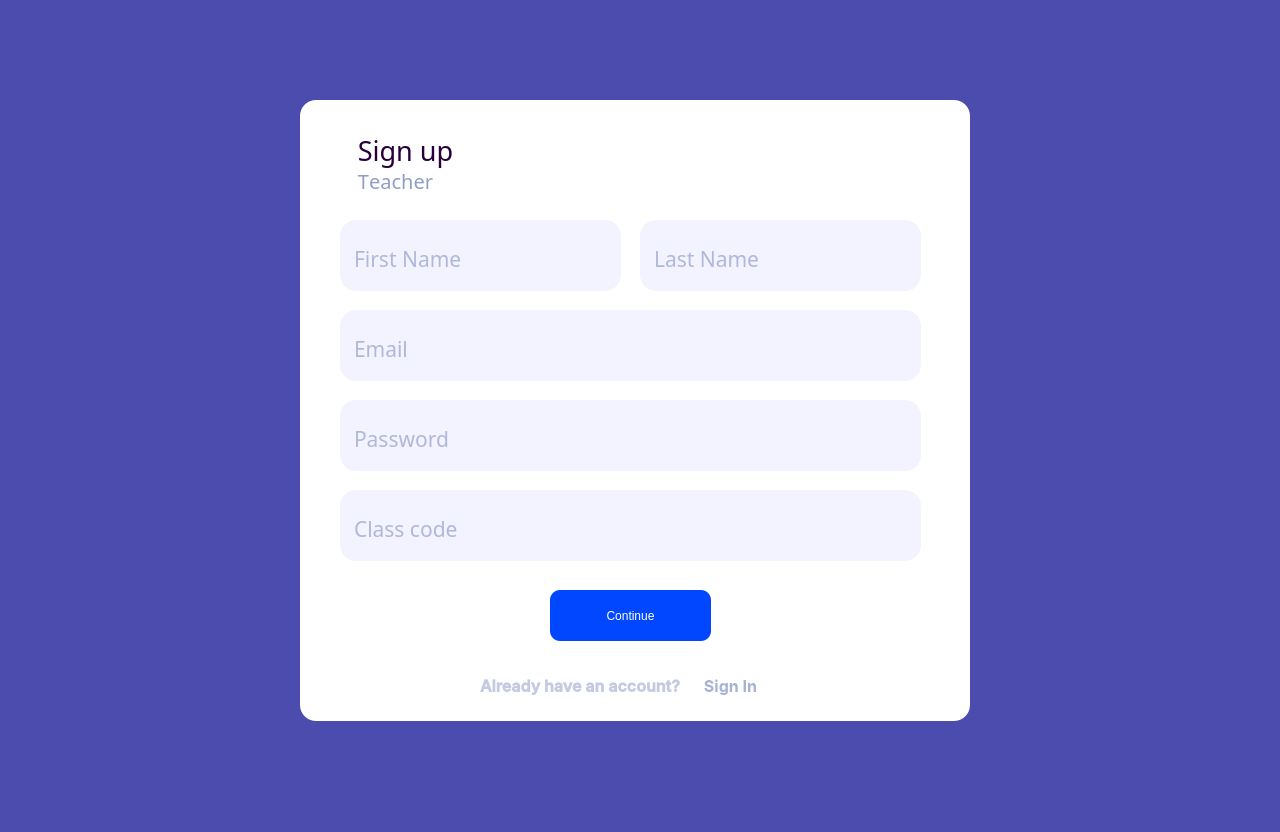
<?xml version="1.0" encoding="UTF-8"?>
<ui version="4.0">
 <class>TeacherSignUp</class>
 <widget class="QWidget" name="TeacherSignUp">
  <property name="geometry">
   <rect>
    <x>0</x>
    <y>0</y>
    <width>1280</width>
    <height>832</height>
   </rect>
  </property>
  <property name="minimumSize">
   <size>
    <width>1280</width>
    <height>832</height>
   </size>
  </property>
  <property name="maximumSize">
   <size>
    <width>1280</width>
    <height>832</height>
   </size>
  </property>
  <property name="baseSize">
   <size>
    <width>1280</width>
    <height>832</height>
   </size>
  </property>
  <property name="windowTitle">
   <string>Form</string>
  </property>
  <property name="styleSheet">
   <string notr="true">background-color: rgb(75, 76, 173);</string>
  </property>
  <widget class="QTextEdit" name="Password">
   <property name="geometry">
    <rect>
     <x>350</x>
     <y>420</y>
     <width>571</width>
     <height>41</height>
    </rect>
   </property>
   <property name="font">
    <font>
     <family>Roboto Serif Medium</family>
     <pointsize>16</pointsize>
     <italic>false</italic>
     <fontweight>Medium</fontweight>
    </font>
   </property>
   <property name="autoFillBackground">
    <bool>false</bool>
   </property>
   <property name="styleSheet">
    <string notr="true">background: none;
font: 500 16pt &quot;Roboto Serif Medium&quot;;
background-color: rgba(255, 255, 255, 0);
border: none;
color: rgba(107, 125, 179, 255);</string>
   </property>
   <property name="placeholderText">
    <string>Password</string>
   </property>
  </widget>
  <widget class="QTextEdit" name="FName">
   <property name="geometry">
    <rect>
     <x>350</x>
     <y>240</y>
     <width>271</width>
     <height>41</height>
    </rect>
   </property>
   <property name="font">
    <font>
     <family>Roboto Serif Medium</family>
     <pointsize>16</pointsize>
     <italic>false</italic>
     <fontweight>Medium</fontweight>
    </font>
   </property>
   <property name="autoFillBackground">
    <bool>false</bool>
   </property>
   <property name="styleSheet">
    <string notr="true">background: none;
font: 500 16pt &quot;Roboto Serif Medium&quot;;
background-color: rgba(255, 255, 255, 0);
border: none;
color: rgba(107, 125, 179, 255);</string>
   </property>
   <property name="placeholderText">
    <string>First Name</string>
   </property>
  </widget>
  <widget class="QTextEdit" name="LName">
   <property name="geometry">
    <rect>
     <x>650</x>
     <y>240</y>
     <width>271</width>
     <height>41</height>
    </rect>
   </property>
   <property name="font">
    <font>
     <family>Roboto Serif Medium</family>
     <pointsize>16</pointsize>
     <italic>false</italic>
     <fontweight>Medium</fontweight>
    </font>
   </property>
   <property name="autoFillBackground">
    <bool>false</bool>
   </property>
   <property name="styleSheet">
    <string notr="true">background: none;
font: 500 16pt &quot;Roboto Serif Medium&quot;;
background-color: rgba(255, 255, 255, 0);
border: none;
color: rgba(107, 125, 179, 255);</string>
   </property>
   <property name="placeholderText">
    <string>Last Name</string>
   </property>
  </widget>
  <widget class="QLabel" name="PasswordFrame">
   <property name="geometry">
    <rect>
     <x>340</x>
     <y>400</y>
     <width>581</width>
     <height>71</height>
    </rect>
   </property>
   <property name="styleSheet">
    <string notr="true">background-color: #F3F3FF;
border-radius: 16px;</string>
   </property>
   <property name="text">
    <string/>
   </property>
  </widget>
  <widget class="QPushButton" name="SignInButton">
   <property name="geometry">
    <rect>
     <x>690</x>
     <y>670</y>
     <width>81</width>
     <height>31</height>
    </rect>
   </property>
   <property name="font">
    <font>
     <family>Inter</family>
     <pointsize>12</pointsize>
     <bold>true</bold>
    </font>
   </property>
   <property name="cursor">
    <cursorShape>PointingHandCursor</cursorShape>
   </property>
   <property name="styleSheet">
    <string notr="true">QPushButton {
background-color: rgba(255, 255, 255, 0);
color: #A6B2D4;
}
QPushButton:hover {

background-color: rgba(255, 255, 255, 0);
color: #737B95;
 }
QPushButton:pressed {
background-color: rgba(255, 255, 255, 0);
color:#444A5F;
 }
</string>
   </property>
   <property name="text">
    <string>Sign In</string>
   </property>
   <property name="checkable">
    <bool>false</bool>
   </property>
   <property name="flat">
    <bool>true</bool>
   </property>
  </widget>
  <widget class="QLabel" name="FNameFrame">
   <property name="geometry">
    <rect>
     <x>340</x>
     <y>220</y>
     <width>281</width>
     <height>71</height>
    </rect>
   </property>
   <property name="styleSheet">
    <string notr="true">background-color: #F3F3FF;
border-radius: 16px;</string>
   </property>
   <property name="text">
    <string/>
   </property>
  </widget>
  <widget class="QLabel" name="Background">
   <property name="geometry">
    <rect>
     <x>0</x>
     <y>0</y>
     <width>1280</width>
     <height>832</height>
    </rect>
   </property>
   <property name="text">
    <string/>
   </property>
   <property name="pixmap">
    <pixmap resource="assets.qrc">:/backgrounds/assets/backgrounds/main-background.png</pixmap>
   </property>
   <property name="alignment">
    <set>Qt::AlignCenter</set>
   </property>
  </widget>
  <widget class="QLabel" name="Warning">
   <property name="geometry">
    <rect>
     <x>350</x>
     <y>240</y>
     <width>271</width>
     <height>31</height>
    </rect>
   </property>
   <property name="font">
    <font>
     <family>Inter</family>
     <pointsize>12</pointsize>
     <bold>true</bold>
    </font>
   </property>
   <property name="autoFillBackground">
    <bool>false</bool>
   </property>
   <property name="styleSheet">
    <string notr="true">background-color: rgba(255, 255, 255, 0);
color: rgb(170, 0, 0);</string>
   </property>
   <property name="text">
    <string/>
   </property>
  </widget>
  <widget class="QLabel" name="SignInLabel">
   <property name="geometry">
    <rect>
     <x>480</x>
     <y>670</y>
     <width>271</width>
     <height>31</height>
    </rect>
   </property>
   <property name="font">
    <font>
     <family>Inter SemiBold</family>
     <pointsize>12</pointsize>
     <bold>true</bold>
    </font>
   </property>
   <property name="styleSheet">
    <string notr="true">background-color: rgba(255, 255, 255, 0);
color: #C4CAE1;</string>
   </property>
   <property name="text">
    <string>Already have an account?</string>
   </property>
   <property name="alignment">
    <set>Qt::AlignLeading|Qt::AlignLeft|Qt::AlignVCenter</set>
   </property>
  </widget>
  <widget class="QLabel" name="EmailFrame">
   <property name="geometry">
    <rect>
     <x>340</x>
     <y>310</y>
     <width>581</width>
     <height>71</height>
    </rect>
   </property>
   <property name="styleSheet">
    <string notr="true">background-color: #F3F3FF;
border-radius: 16px;</string>
   </property>
   <property name="text">
    <string/>
   </property>
  </widget>
  <widget class="QLabel" name="SignInType">
   <property name="geometry">
    <rect>
     <x>320</x>
     <y>150</y>
     <width>151</width>
     <height>61</height>
    </rect>
   </property>
   <property name="font">
    <font>
     <family>Roboto Serif Medium</family>
     <pointsize>15</pointsize>
     <italic>false</italic>
     <kerning>false</kerning>
     <fontweight>DemiBold</fontweight>
    </font>
   </property>
   <property name="autoFillBackground">
    <bool>false</bool>
   </property>
   <property name="styleSheet">
    <string notr="true">background-color: rgba(255, 255, 255, 0);
color: rgb(144, 158, 198);
font: 600 15pt &quot;Roboto Serif Medium&quot;;</string>
   </property>
   <property name="text">
    <string>Teacher</string>
   </property>
   <property name="scaledContents">
    <bool>false</bool>
   </property>
   <property name="alignment">
    <set>Qt::AlignCenter</set>
   </property>
  </widget>
  <widget class="QTextEdit" name="Email">
   <property name="geometry">
    <rect>
     <x>350</x>
     <y>330</y>
     <width>571</width>
     <height>41</height>
    </rect>
   </property>
   <property name="font">
    <font>
     <family>Roboto Serif Medium</family>
     <pointsize>16</pointsize>
     <italic>false</italic>
     <fontweight>Medium</fontweight>
    </font>
   </property>
   <property name="autoFillBackground">
    <bool>false</bool>
   </property>
   <property name="styleSheet">
    <string notr="true">background: none;
font: 500 16pt &quot;Roboto Serif Medium&quot;;
background-color: rgba(255, 255, 255, 0);
border: none;
color: rgba(107, 125, 179, 255);</string>
   </property>
   <property name="placeholderText">
    <string>Email</string>
   </property>
  </widget>
  <widget class="QLabel" name="Frame">
   <property name="geometry">
    <rect>
     <x>300</x>
     <y>100</y>
     <width>670</width>
     <height>621</height>
    </rect>
   </property>
   <property name="styleSheet">
    <string notr="true">background-color: rgb(255, 255, 255);
border-radius: 16px;</string>
   </property>
   <property name="text">
    <string/>
   </property>
  </widget>
  <widget class="QLabel" name="LNameFrame">
   <property name="geometry">
    <rect>
     <x>640</x>
     <y>220</y>
     <width>281</width>
     <height>71</height>
    </rect>
   </property>
   <property name="styleSheet">
    <string notr="true">background-color: #F3F3FF;
border-radius: 16px;</string>
   </property>
   <property name="text">
    <string/>
   </property>
  </widget>
  <widget class="QLabel" name="SignInTitle">
   <property name="geometry">
    <rect>
     <x>330</x>
     <y>120</y>
     <width>151</width>
     <height>61</height>
    </rect>
   </property>
   <property name="font">
    <font>
     <family>Roboto Serif Medium</family>
     <pointsize>20</pointsize>
     <italic>false</italic>
     <kerning>false</kerning>
     <fontweight>DemiBold</fontweight>
    </font>
   </property>
   <property name="autoFillBackground">
    <bool>false</bool>
   </property>
   <property name="styleSheet">
    <string notr="true">background-color: rgba(255, 255, 255, 0);
color: #26013C;
font: 600 20pt &quot;Roboto Serif Medium&quot;;</string>
   </property>
   <property name="text">
    <string>Sign up</string>
   </property>
   <property name="scaledContents">
    <bool>false</bool>
   </property>
   <property name="alignment">
    <set>Qt::AlignCenter</set>
   </property>
  </widget>
  <widget class="QPushButton" name="Continue">
   <property name="geometry">
    <rect>
     <x>550</x>
     <y>590</y>
     <width>161</width>
     <height>51</height>
    </rect>
   </property>
   <property name="cursor">
    <cursorShape>PointingHandCursor</cursorShape>
   </property>
   <property name="autoFillBackground">
    <bool>false</bool>
   </property>
   <property name="styleSheet">
    <string notr="true">QPushButton {
font: 600 16pt &quot;Roboto Serif SemiBold&quot;;
background-color: #0047FF;
border-radius: 10px;
color:#ffffff;
}
QPushButton:hover {
font: 600 16pt &quot;Roboto Serif SemiBold&quot;;
background-color: #003CD7;
border-radius: 10px;
color:#ffffff;
 }

</string>
   </property>
   <property name="text">
    <string>Continue</string>
   </property>
   <property name="flat">
    <bool>true</bool>
   </property>
  </widget>
  <widget class="QLabel" name="ClassCodeFrame">
   <property name="geometry">
    <rect>
     <x>340</x>
     <y>490</y>
     <width>581</width>
     <height>71</height>
    </rect>
   </property>
   <property name="styleSheet">
    <string notr="true">background-color: #F3F3FF;
border-radius: 16px;</string>
   </property>
   <property name="text">
    <string/>
   </property>
  </widget>
  <widget class="QTextEdit" name="ClassCode">
   <property name="geometry">
    <rect>
     <x>350</x>
     <y>510</y>
     <width>571</width>
     <height>41</height>
    </rect>
   </property>
   <property name="font">
    <font>
     <family>Roboto Serif Medium</family>
     <pointsize>16</pointsize>
     <italic>false</italic>
     <fontweight>Medium</fontweight>
    </font>
   </property>
   <property name="autoFillBackground">
    <bool>false</bool>
   </property>
   <property name="styleSheet">
    <string notr="true">background: none;
font: 500 16pt &quot;Roboto Serif Medium&quot;;
background-color: rgba(255, 255, 255, 0);
border: none;
color: rgba(107, 125, 179, 255);</string>
   </property>
   <property name="placeholderText">
    <string>Class code</string>
   </property>
  </widget>
  <zorder>Background</zorder>
  <zorder>Frame</zorder>
  <zorder>PasswordFrame</zorder>
  <zorder>FNameFrame</zorder>
  <zorder>EmailFrame</zorder>
  <zorder>LNameFrame</zorder>
  <zorder>Continue</zorder>
  <zorder>FName</zorder>
  <zorder>LName</zorder>
  <zorder>Warning</zorder>
  <zorder>SignInLabel</zorder>
  <zorder>Email</zorder>
  <zorder>Password</zorder>
  <zorder>SignInTitle</zorder>
  <zorder>SignInType</zorder>
  <zorder>ClassCodeFrame</zorder>
  <zorder>ClassCode</zorder>
  <zorder>SignInButton</zorder>
 </widget>
 <resources>
  <include location="assets.qrc"/>
 </resources>
 <connections/>
</ui>
